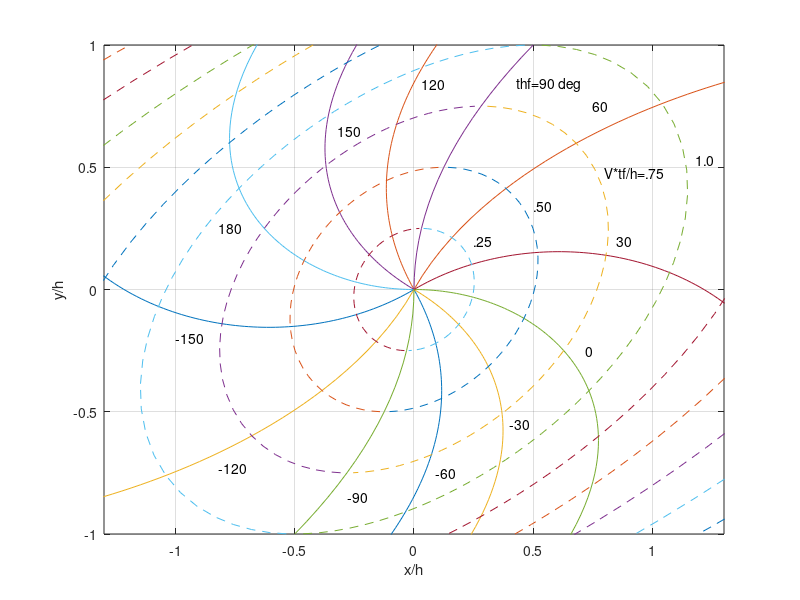
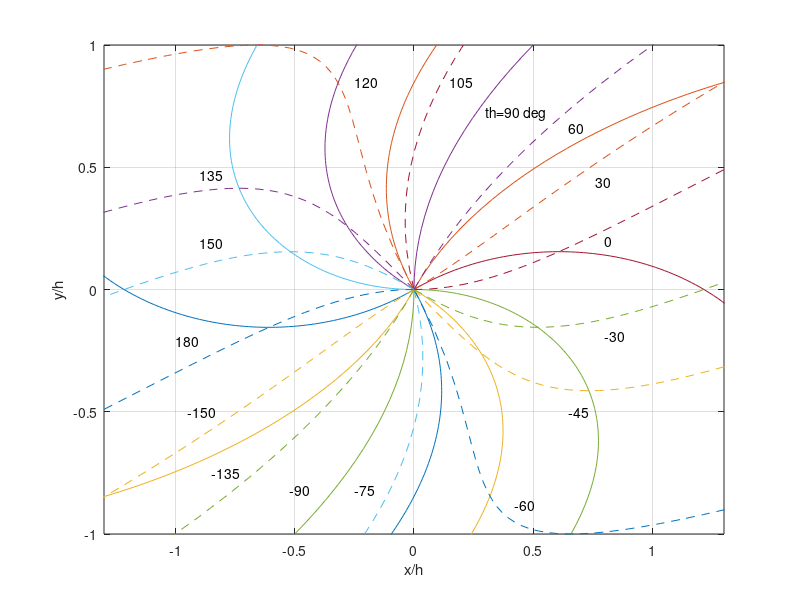

These figures' MATLAB source, in order:
% Script f07_03.m; family of min time paths to x=y=0 with 
% uc=-Vy/h (DP soln. of Zerm. Pb.);         12/96, 4/4/02
%
c=pi/180; figure(1); clf; figure(2); clf; 
thf1=c*[-60:30:60]; N=length(thf1);
for i=1:N, thf=thf1(i); th0=atan(tan(thf)-2.5);
 dth=(thf-th0)/100; th=[thf:-dth:th0]; ta=tan(th);
 M=length(th);  un=ones(1,M);  se=un./cos(th);
 sef=un/cos(thf); taf=un*tan(thf); t=taf-ta; 
 y=sef-se;  x=(sef.*t-ta.*y+asinh(taf)-asinh(ta))/2;
 figure(1); plot(x,y,-x,-y); hold on;
 figure(2); plot(x,y,-x,-y); hold on; 
end;
clear x y; y=[0:.05:1]; x=y.^2/2; plot(x,y,-x,-y);
figure(1); plot(x,y,-x,-y); grid; axis([-1.3 1.3 -1 1])
ylabel('y/h'); xlabel('x/h')
figure(2); grid; axis([-1.3 1.3 -1 1])       
ylabel('y/h'); xlabel('x/h')
%
% Contours of constant time-to-go, tf:
clear; c=pi/180; thf1=c*[88:-4:-88]; 
un=ones(1,length(thf1)); taf=tan(thf1);
sef=un./cos(thf1); t01=[.25:.25:2.25];
for i=1:9, 
  ta0=taf-t01(i)*un; th0=atan(ta0);
  se0=un./cos(th0); y0=sef-se0; tf=taf-ta0;
  x0=(sef.*tf-ta0.*y0+asinh(taf)-asinh(ta0))/2;
  figure(1); plot(x0,y0,'--',-x0,-y0,'--');
end; hold off
text(1.18,.53,'1.0'); text(.8,.48,'V*tf/h=.75')
text(.5,.34,'.50'); text(.25,.2,'.25')
text(.43,.84,'thf=90 deg'); text(.75,.75,'60')
text(.85,.2,'30'); text(.72,-.25,'0')
text(.4,-.55,'-30'); text(.09,-.75,'-60')
text(-.28,-.85,'-90');text(-.82,-.73,'-120')
text(-1,-.2,'-150'); text(-.82,.25,'180') 
text(-.32,.65,'150'); text(.03,.84,'120')
%print -deps2 \book_do\figures\f07_04
%
% Contours of constant control, th0:
clear; c=pi/180; th01=c*[-75 -60 -45 -30 0  30 60]; 
thf1=c*[-65 25 30 50 60 70 80];  N=length(th01);
for i=1:N, th0=th01(i); dthf=(thf1(i)-th0)/30; 
  thf=[th0:dthf:thf1(i)]; un=ones(1,length(thf));
  taf=tan(thf); ta0=tan(th0)*un; tf=taf-ta0;
  se0=un/cos(th0); sef=un./cos(thf); y0=sef-un/cos(th0);  
  x0=(sef.*tf-ta0.*(sef-se0)+asinh(taf)-asinh(ta0))/2;
  figure(2); plot(x0,y0,'--',-x0,-y0,'--');
end; hold off
text(.3,.72,'th=90 deg'); text(.65,.66,'60')
text(.76,.44,'30'); text(.8,.2,'0')
text(.8,-.19,'-30'); text(.65,-.5,'-45')
text(.42,-.88,'-60'); text(-.25,-.82,'-75')
text(-.52,-.82,'-90'); text(-.85,-.75,'-135')
text(-.95,-.5,'-150'); text(-1,-.21,'180')
text(-.9,.19,'150'); text(-.9,.47,'135')
text(-.25,.85,'120'); text(.15,.85,'105') 
%print -deps2 \book_do\figures\f07_03
	
